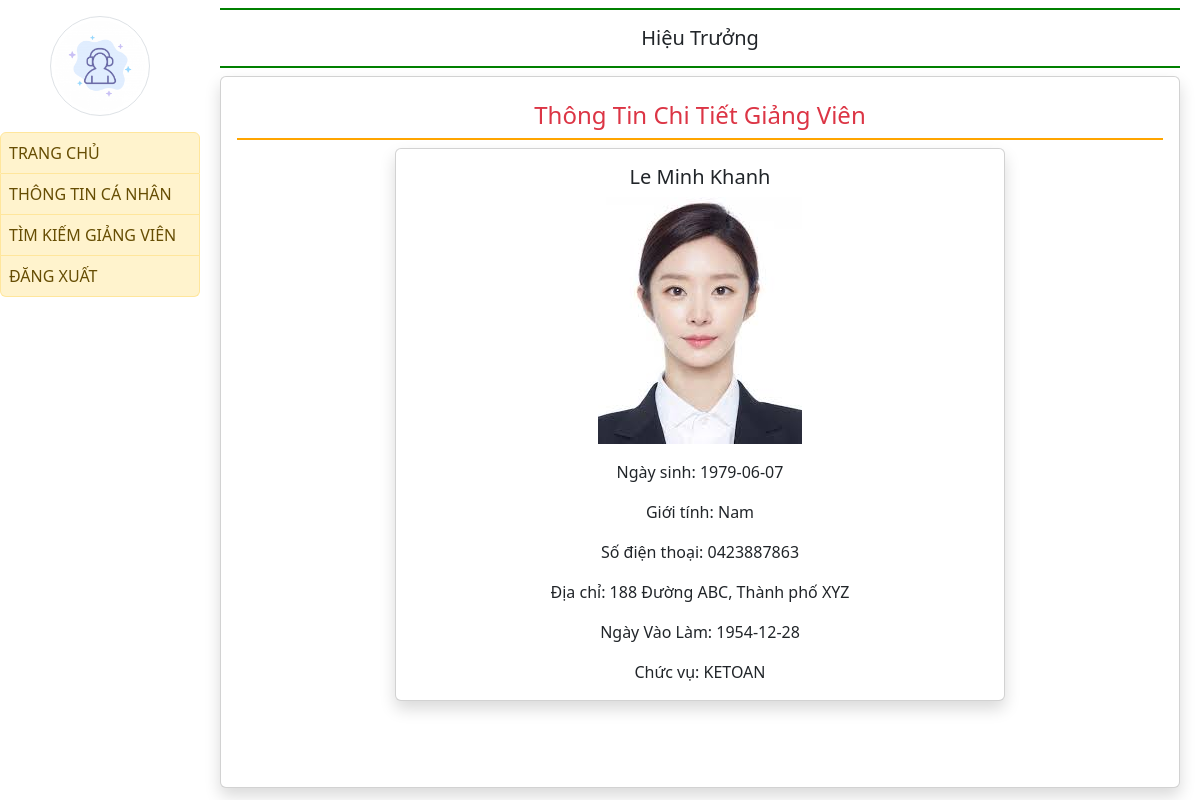
Before: /hieutruong_view/3/ with the older database file.
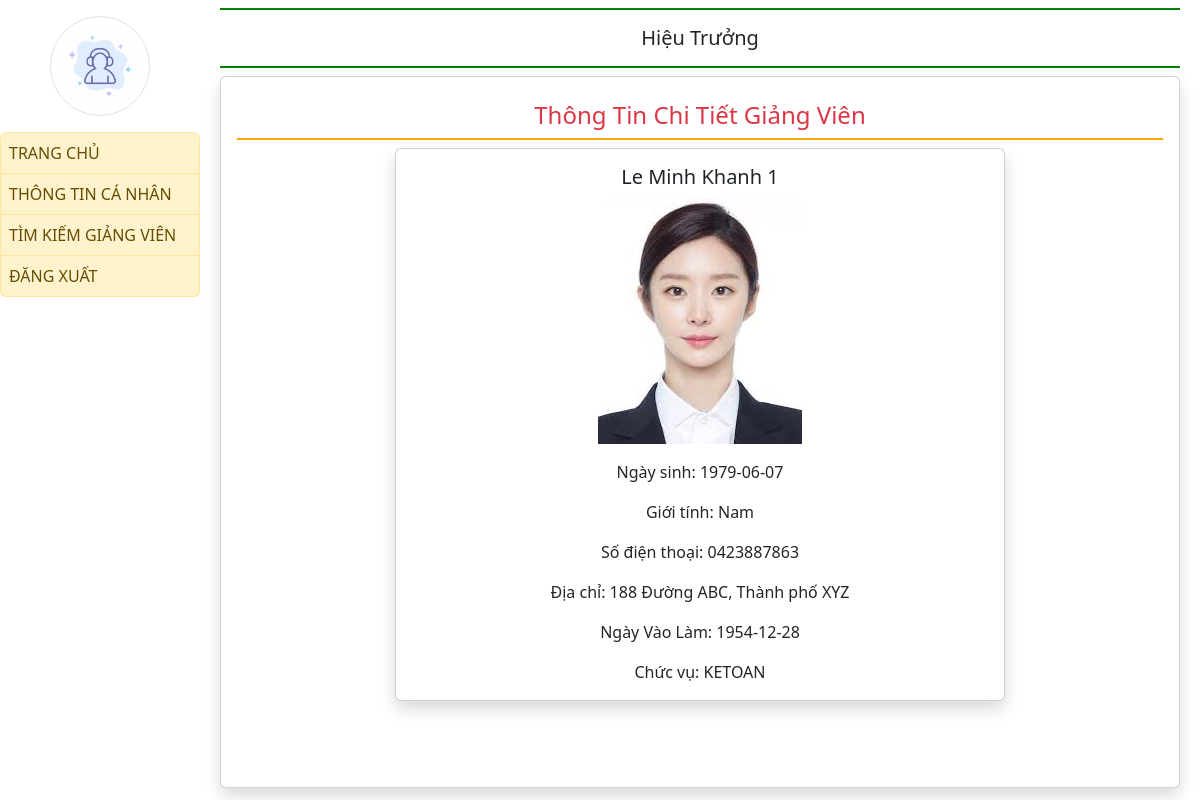
After: the same page with the newer database file.
### quanlyluong/models.py (models this page shows)
class GIANGVIEN(models.Model):
    MAGIANGVIEN = models.CharField(max_length= 8, primary_key=True, unique=True)
    MATD = models.ForeignKey(TRINHDO, on_delete=models.CASCADE) #Mã trình độ
    HOTEN = models.CharField(max_length=50)
    NGAYSINH = models.CharField(max_length=10)
    GIOITINH = models.BooleanField()
    SODIENTHOAI = models.CharField(max_length=10)
    DIACHI = models.CharField(max_length=100)
    MABAC = models.ForeignKey(CAPBAC, on_delete=models.CASCADE) #Mã bậc
    NGAYVAOLAM = models.CharField(max_length=10)
    CHUCVU = models.CharField(max_length=50)
    MANGACH = models.ForeignKey(NGACH, on_delete=models.CASCADE)
    SOTIETDAY = models.IntegerField()

### quanlyluong/views.py (the view)
# urls.py: path('hieutruong_view/<int:magiangvien>/',
def hieutruong_view(request, magiangvien):
    giangvien = get_object_or_404(GIANGVIEN, MAGIANGVIEN=magiangvien)
    return render(request, 'login/hieutruong_view.html', {'giang_vien': giangvien})

### quanlyluong/templates/login/hieutruong_view.html
{% extends 'login/hieutruong_base.html' %}
{% load static %}
{% block main %}
    <h4 class="text-danger p-2" style="border-bottom: 2px solid orange; text-align: center;">Thông Tin Chi Tiết Giảng Viên</h4>
    <div class="row justify-content-center">
        <div class="col-md-8 mb-4">
            <div class="card shadow">
                <div class="card-body text-center">
                    <h5 class="card-title">{{ giang_vien.HOTEN }}</h5>
                    <img src="{% static 'app/images/ketoan.jpg' %}" alt="Avatar" class="img-fluid mb-3">
                    <p class="card-text">Ngày sinh: {{ giang_vien.NGAYSINH }}</p>
                    <p class="card-text">Giới tính: {% if giang_vien.GIOITINH %} Nam {% else %} Nữ {% endif %}</p>
                    <p class="card-text">Số điện thoại: {{ giang_vien.SODIENTHOAI }}</p>
                    <p class="card-text">Địa chỉ: {{ giang_vien.DIACHI }}</p>
                    <p class="card-text">Ngày Vào Làm: {{ giang_vien.NGAYVAOLAM }}</p>
                    <p class="card-text">Chức vụ: {{ giang_vien.CHUCVU }}</p>
                </div>
            </div>
        </div>
    </div>
{% endblock %}

Changed rows visible on the page:
changed GIANGVIEN "188 Đường ABC, Thành phố XYZ": HOTEN "Le Minh Khanh" → "Le Minh Khanh 1"
